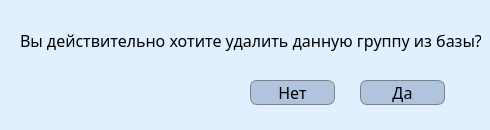
<?xml version="1.0" encoding="UTF-8"?>
<ui version="4.0">
 <class>Dialog</class>
 <widget class="QDialog" name="Dialog">
  <property name="geometry">
   <rect>
    <x>0</x>
    <y>0</y>
    <width>490</width>
    <height>130</height>
   </rect>
  </property>
  <property name="minimumSize">
   <size>
    <width>490</width>
    <height>130</height>
   </size>
  </property>
  <property name="maximumSize">
   <size>
    <width>490</width>
    <height>130</height>
   </size>
  </property>
  <property name="windowTitle">
   <string>Предупреждение!</string>
  </property>
  <property name="styleSheet">
   <string notr="true">#Dialog {
background-color: #e0f0ff
}</string>
  </property>
  <widget class="QLabel" name="label">
   <property name="geometry">
    <rect>
     <x>20</x>
     <y>20</y>
     <width>461</width>
     <height>41</height>
    </rect>
   </property>
   <property name="styleSheet">
    <string notr="true">#label {
font-family: Avenir Next;
font-size: 16px;
}</string>
   </property>
   <property name="text">
    <string>Вы действительно хотите удалить данную группу из базы?</string>
   </property>
  </widget>
  <widget class="QPushButton" name="pushButton_2">
   <property name="geometry">
    <rect>
     <x>360</x>
     <y>80</y>
     <width>85</width>
     <height>25</height>
    </rect>
   </property>
   <property name="styleSheet">
    <string notr="true">#pushButton_2 {
background-color: #b0c4de;
border-radius:7%;
border: 1px solid grey;
font-family: Avenir Next;
font-size: 16px;
}

#pushButton_2:hover {
background-color: #cf7373
}</string>
   </property>
   <property name="text">
    <string>Да</string>
   </property>
  </widget>
  <widget class="QPushButton" name="pushButton">
   <property name="geometry">
    <rect>
     <x>250</x>
     <y>80</y>
     <width>85</width>
     <height>25</height>
    </rect>
   </property>
   <property name="styleSheet">
    <string notr="true">#pushButton {
background-color: #b0c4de;
border-radius:7%;
border: 1px solid grey;
font-family: Avenir Next;
font-size: 16px;
}

#pushButton:hover {
background-color: #9db1cc
}</string>
   </property>
   <property name="text">
    <string>Нет</string>
   </property>
  </widget>
 </widget>
 <resources/>
 <connections/>
</ui>
